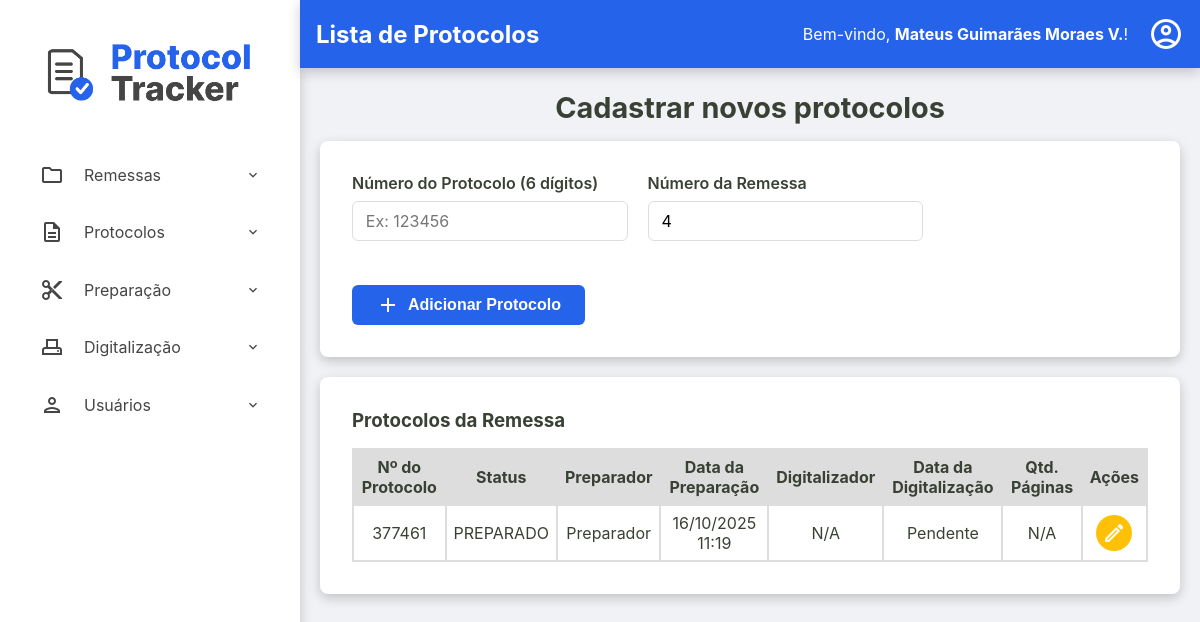
Page /admin/remessas/protocolos?id=b3386cfa-35f7-491f-8f49-22099cf80086 (signed in) on the earlier database version.
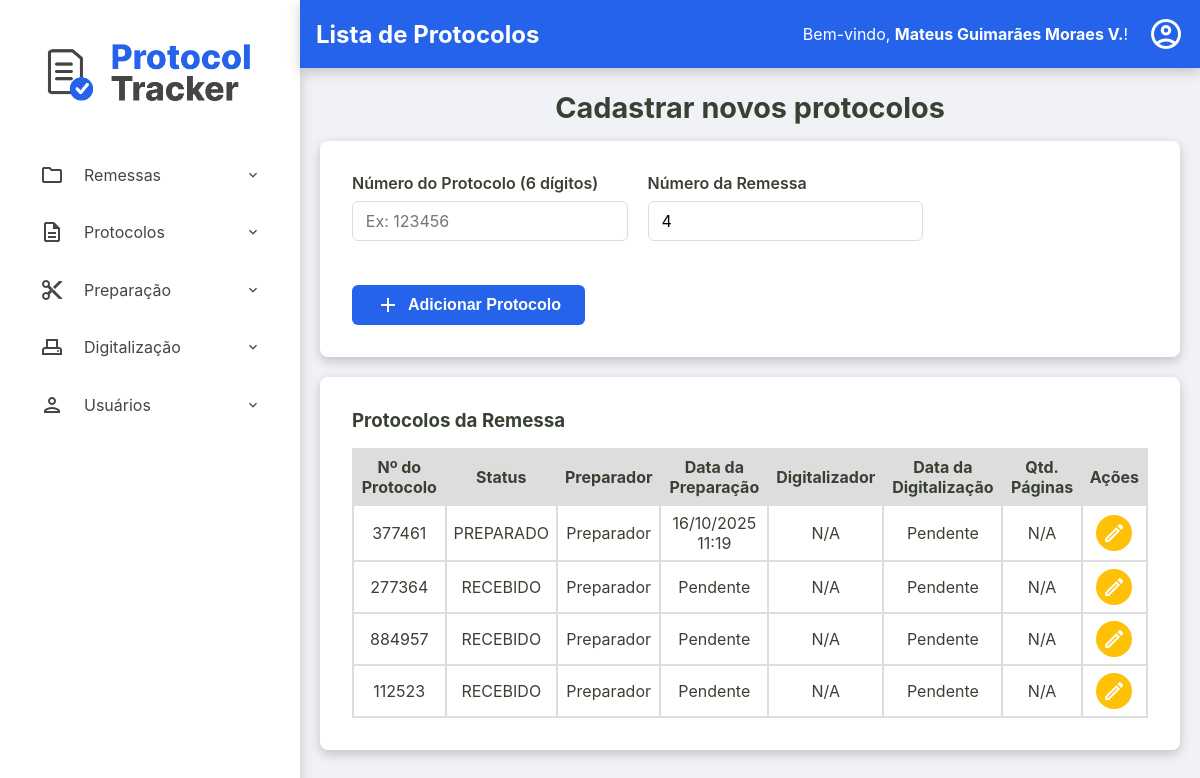
Same page on the later database version.
### tables this page shows
CREATE TABLE protocolos (
    id TEXT PRIMARY KEY,
    id_remessa TEXT NOT NULL,
    numero_protocolo TEXT NOT NULL UNIQUE,
    data_preparacao TEXT NULL,
    id_preparador INTEGER NULL,
    data_digitalizacao TEXT NULL,
    id_digitalizador INTEGER NULL,
    status TEXT NOT NULL DEFAULT 'RECEBIDO',
    quantidade_paginas INTEGER NULL CHECK (quantidade_paginas >= 0),
    observacoes TEXT NULL,
    FOREIGN KEY (id_remessa) REFERENCES remessas (id),
    FOREIGN KEY (id_preparador) REFERENCES usuarios (id),
    FOREIGN KEY (id_digitalizador) REFERENCES usuarios (id)
  );

CREATE TABLE usuarios (
    id INTEGER PRIMARY KEY AUTOINCREMENT,
    nome TEXT NOT NULL,
    email TEXT NOT NULL UNIQUE,
    cpf TEXT NOT NULL UNIQUE,
    hash_senha TEXT NOT NULL,
    permissao TEXT NOT NULL,
    data_criacao TEXT NOT NULL DEFAULT CURRENT_TIMESTAMP,
    status INTEGER NOT NULL DEFAULT 1
  );

### src/Controller/Admin/RemessaController.php (called while the page is built, shortened)
<?php
class RemessaController
{
    public function exibirProtocolos(?string $id_remessa_param, ?string $erro = null)
    {
        try {
            $id_remessa = $id_remessa_param;
            $listaDePreparadores = $this->usuarioRepository->allByPermissao('preparador');
            $listaProtocolos = $this->protocoloRepository->findByRemessa($id_remessa);
            require __DIR__ . '/../../../templates/admin/visualizar-protocolos.php';
        } catch (Exception $e) {
            $this->exibirRemessas($e->getMessage());
        }
    }
}

### src/Repository/ProtocoloRepository.php (called while the page is built, shortened)
<?php
class ProtocoloRepository implements ProtocoloRepositoryInterface
{
    private PDO $connection;
    public function __construct(PDO $connection)
    {
        $this->connection = $connection;
    }
    public function findByRemessa(string $id_remessa): array
    {
        $sqlQuery = "SELECT * FROM protocolos WHERE id_remessa = :id_remessa;";
        $stmt = $this->connection->prepare($sqlQuery);
        $stmt->bindValue(':id_remessa', $id_remessa);
        $stmt->execute();
        return $this->hidrataLista($stmt);
    }
    private function hidrataLista(PDOStatement $stmt): array
    {
        $listaDeProtocolos = [];
        while($dadosProtocolo = $stmt->fetch()){
            $listaDeProtocolos[] = Protocolo::fromArray($dadosProtocolo);
        }
        return $listaDeProtocolos;
    }
}

### src/Model/Protocolo.php (called while the page is built, shortened)
<?php
class Protocolo {
    public function getId(): ?string { return $this->id; }
    public function getNumeroProtocolo(): string { return $this->numero_protocolo; }
    public function getDataPreparacao(): ?DateTimeImmutable { return $this->data_preparacao; }
    public function getDataDigitalizacao(): ?DateTimeImmutable { return $this->data_digitalizacao; }
    public function getStatus(): string { return $this->status; }
    public function getQuantidadePaginas(): ?int { return $this->quantidade_paginas; }
    public static function fromArray(array $array): self
    {
        try {
            $data_preparacao = isset($array['data_preparacao']) ? new DateTimeImmutable($array['data_preparacao']) :  null;
            $data_digitalizacao = isset($array['data_digitalizacao']) ? new DateTimeImmutable($array['data_digitalizacao']) :  null;
        } catch (Exception $e) {
            throw new Exception("Falha ao criar data");
        }
        return new self(
            $array['id'],
            $array['id_remessa'],
            $array['numero_protocolo'],
            $data_preparacao,
            isset($array['id_preparador']) ? (int) $array['id_preparador'] : null,
            $data_digitalizacao,
            isset($array['id_digitalizador']) ? (int) $array['id_digitalizador'] : null,
            $array['status'],
            isset($array['quantidade_paginas']) ? (int) $array['quantidade_paginas'] : null,
            $array['observacoes'] ?? null,
        );
    }
}

### src/Repository/UsuarioRepository.php (called while the page is built, shortened)
<?php
class UsuarioRepository implements UsuarioRepositoryInterface
{
    private PDO $connection;
    public function __construct(PDO $connection)
    {
        $this->connection = $connection;
    }
    public function allByPermissao(string $permissao): array
    {
        $sqlQuery = "SELECT * FROM usuarios WHERE permissao = :permissao";
        $stmt = $this->connection->prepare($sqlQuery);
        $stmt->bindValue(':permissao', $permissao);
        $stmt->execute();
        return $this->hidrataLista($stmt);
    }
    private function hidrataLista(PDOStatement $stmt): array
    {
        $listaDeUsuarios = [];
        while($dadosUsuario = $stmt->fetch()){
            $listaDeUsuarios[] = Usuario::fromArray($dadosUsuario);
        }
        return $listaDeUsuarios;
    }
}

### src/Model/Usuario.php (called while the page is built, shortened)
<?php
class Usuario {
    public function getNome(): string { return $this->nome; }
    public static function fromArray(array $array): self
    {
        try {
            $data_criacao = isset($array['data_criacao']) ? new DateTimeImmutable($array['data_criacao']) : null;
        } catch (Exception $e) {
            throw new Exception("Falha ao criar data");
        }
        return new self(
            (int) $array['id'],
            $array['nome'],
            $array['email'],
            $array['cpf'],
            $array['hash_senha'],
            $array['permissao'],
            $data_criacao,
            (bool) $array['status']
        );
    }
}

### templates/admin/visualizar-protocolos.php (the view, shortened to what the changed rows need)
<?php require __DIR__ . '/../components/_header.php'; ?>
<h2>Cadastrar novos protocolos</h2>
<div class="container-principal-busca">
    <section class="listagem-container">
        <table id="tabela-protocolos-remessa" class="protocolos-table datatable-js">
            <thead>
                <tr>
                    <th>Nº do Protocolo</th>
                    <th>Status</th>
                    <th>Preparador</th>
                    <th>Data da Preparação</th>
                    <th>Digitalizador</th>
                    <th>Data da Digitalização</th>
                    <th>Qtd. Páginas</th>
                    <th class="acoes-header">Ações</th>
                </tr>
            </thead>
            <tbody>
                <?php
                    $fusoHorarioLocal = new DateTimeZone('America/Campo_Grande');
                ?>
                <?php foreach ($listaProtocolos as $protocolo): ?>
                    <tr>
                        <td><?= htmlspecialchars($protocolo->getNumeroProtocolo()) ?></td>
                        <td><?= htmlspecialchars($protocolo->getStatus()) ?></td>
                        <td>
                            <?php
                                foreach ($listaDePreparadores as $preparador) {
                                    if($preparador->getId() === $protocolo->getIdPreparador()){
                                        $nomePreparador = $preparador->getNome();
                                        break;
                                    }
                                }
                                echo htmlspecialchars($nomePreparador ?? 'N/A');
                            ?>
                        </td>
                        <td><?= $protocolo->getDataPreparacao() ? $protocolo->getDataPreparacao()->setTimezone($fusoHorarioLocal)->format('d/m/Y H:i') : 'Pendente' ?></td>
                        <td>
                            <?php
                                echo htmlspecialchars($nomeDigitalizador ?? 'N/A');
                            ?>
                        </td>
                        <td><?= $protocolo->getDataDigitalizacao() ? $protocolo->getDataDigitalizacao()->setTimezone($fusoHorarioLocal)->format('d/m/Y H:i') : 'Pendente' ?></td>
                        <td><?= htmlspecialchars($protocolo->getQuantidadePaginas() ?? 'N/A') ?></td>
                        <td class="acoes-cell">
                            <a href="/admin/remessas/editar-protocolo?id=<?= htmlspecialchars($protocolo->getId()) ?>" class="btn-acao btn-editar" title="Editar Protocolo">
                                <span class="material-icons-outlined">edit</span>
                            </a>
                        </td>
                    </tr>
                <?php endforeach; ?>
            </tbody>
        </table>
    </section>
</div>
<?php require __DIR__ . '/../components/_footer.php'; ?>

Differences in the rows shown:
added protocolos: numero_protocolo "277364", status "RECEBIDO", shows "Pendente", quantidade_paginas "N/A"
now on this page (row unchanged): usuarios: nome "Preparador"
added protocolos: numero_protocolo "884957", status "RECEBIDO", shows "Pendente", quantidade_paginas "N/A"
added protocolos: numero_protocolo "112523", status "RECEBIDO", shows "Pendente", quantidade_paginas "N/A"
